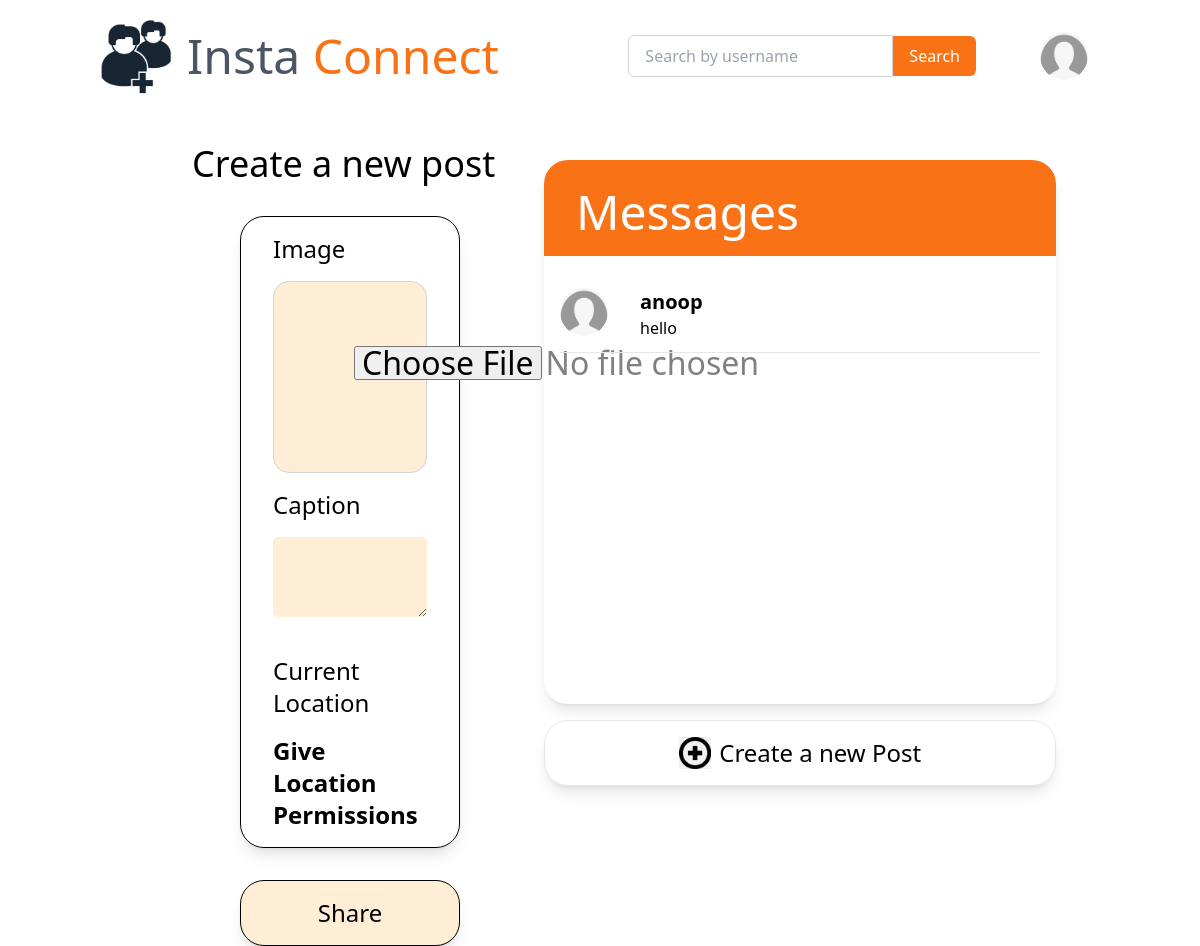
Before: /post/new/ (signed in) with the older database file.
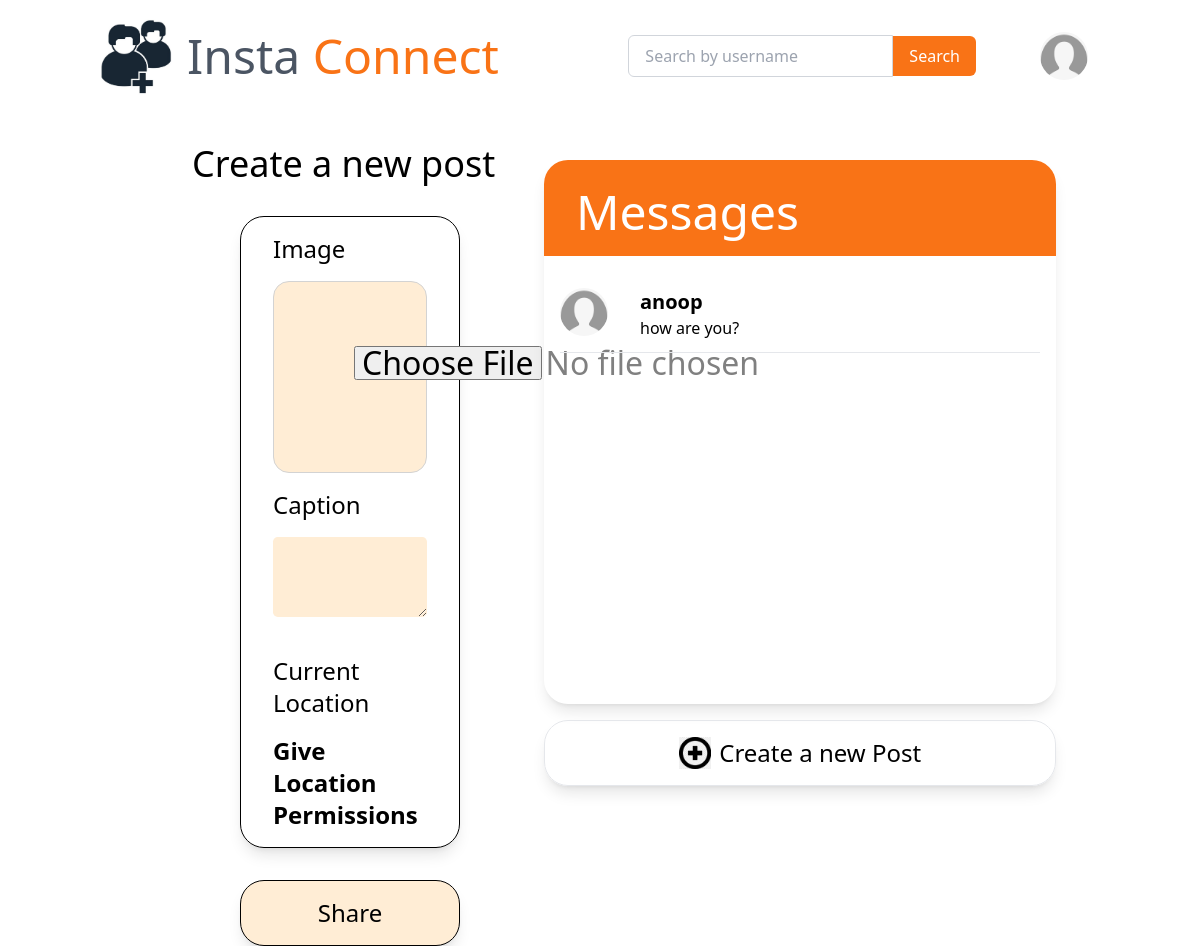
After: the same page with the newer database file.
### chatrooms/models.py (models this page shows)
class ChatRoom(models.Model):
    sender = models.ForeignKey(
        User, on_delete=models.CASCADE, related_name='sender_chatrooms')
    receiver = models.ForeignKey(
        User, on_delete=models.CASCADE, related_name='receiver_chatrooms')
    last_text = models.TextField(default="")
    last_time = models.DateTimeField(blank=True, null=True)

### users/models.py (models this page shows, shortened)
class Profile(models.Model):
    user = models.OneToOneField(User, on_delete=models.CASCADE)
    otp = models.CharField(max_length=4, blank=True, null=True)
    isVerified = models.BooleanField(default=True, blank=True, null=True)
    image = models.ImageField(default='default.png', upload_to='profile_pics')
    bio = models.TextField(default="Add your bio")
    savedPosts = models.ManyToManyField(
        Post, blank=True, related_name='user_saved_posts')
    likedPosts = models.ManyToManyField(
        Post, blank=True, related_name='user_liked_posts')
    followers = models.ManyToManyField(
        User, blank=True, related_name='following')
    following = models.ManyToManyField(
        User, blank=True, related_name='follower')
    follower_requests = models.ManyToManyField(
        User, blank=True, related_name='follower_request')
    following_requests = models.ManyToManyField(
        User, blank=True, related_name='following_request')
    is_private = models.BooleanField(default=False)

### connect/views.py (the view, shortened to what this page needs)
# urls.py: path('post/new/', PostCreateView.as_view(), name='connect-create'),
class PostCreateView(LoginRequiredMixin, CreateView):
    model = Post
    fields = ['description', 'image']
    def get_context_data(self, **kwargs):
        context = super().get_context_data(**kwargs)
        context['chats'] = ChatRoom.objects.filter(sender=self.request.user)
        return context

### connect/templates/connect/post_form.html (shortened to what the changed rows need)
{% load static %}
<!DOCTYPE html>
<html lang="en">
  <head>
    <script src="https://cdn.tailwindcss.com"></script>
  </head>
  <body>
    <div class="grid grid-cols-12 mt-4">
      <div
        class="lg:col-span-5 col-span-12 mt-0 lg:fixed lg:top-0 lg:right-0"
        style="width: 50rem"
      >
        <div
          class="lg:ml-36 lg:mr-36 mx-auto shadow-lg rounded-3xl"
          style="width: 32rem"
        >
          <div class="px-4 pt-4 overflow-y-auto h-[25rem]" style="height: 28rem">
            <div class="modal-body">
              <ul class="list-unstyled">
                {%for chat in chats%}
                <a
                  href="{% url 'chatroom' chat.receiver.id%}"
                  class="text-decoration-none "
                >
                  <li class="media hover-media">
                    <div class="grid grid-cols-12 mt-4 hover:bg-gray-100">
                      <div class="col-span-2">
                        <img
                          src="{{chat.receiver.profile.image.url}}"
                          alt="img"
                          width="60px"
                          height="60px"
                          class="h-12 w-12 rounded-full"
                        />
                      </div>
                      <div class="media-body text-dark col-span-9">
                        <h6 class="media-header text-xl">
                          <b>{{chat.receiver}}</b>
                        </h6>
                        <p class="media-text">{{chat.last_text}}</p>
                      </div>
                    </div>
                  </li>
                </a>
                <hr class="my-3" />
                {% endfor %}
              </ul>
            </div>
          </div>
        </div>
      </div>
    </div>
  </body>
</html>

Changed rows visible on the page:
changed ChatRoom "anoop": last_text "hello" → "how are you?"
